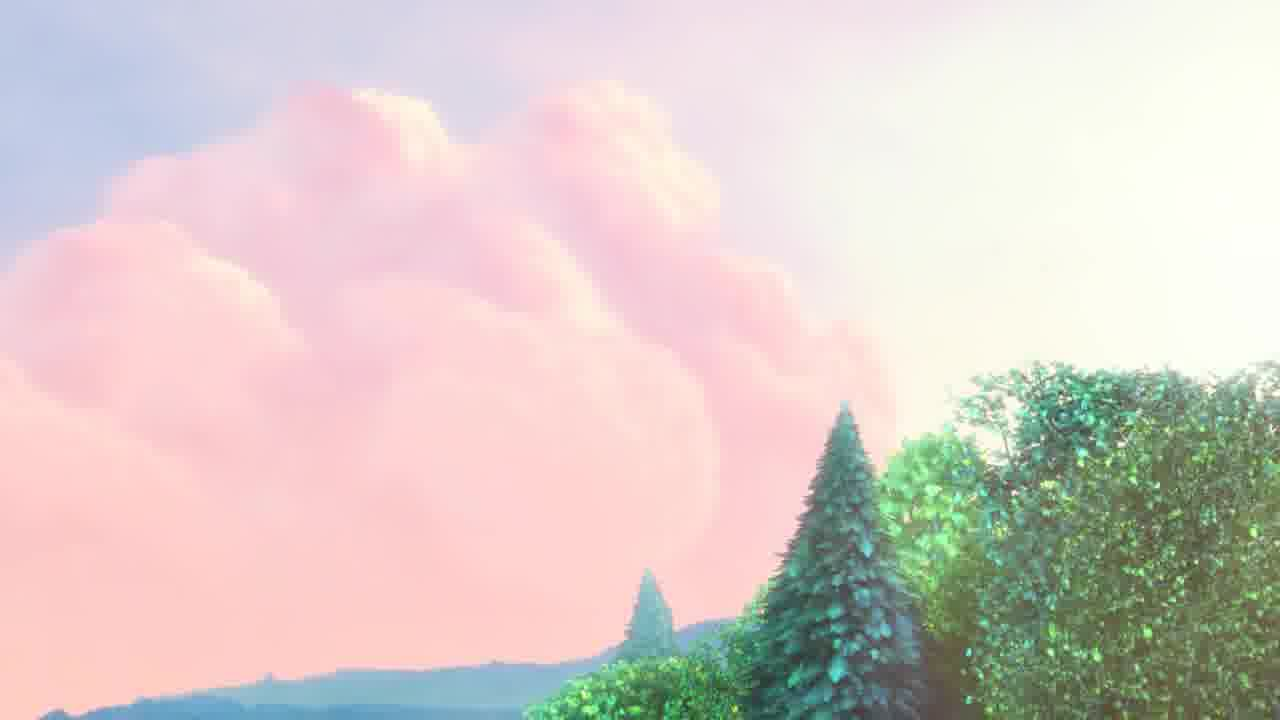
//> input picture Ex2/BBBimg_100.jpg, 1280 x 720 px
$ ./canny ../Ex2/BBBimg_100.jpg   (built with g++ and OpenCV 4)
//> lines starting //> are read from the running program, lines starting //| are printed output that depends on the picture
// Written by Sam Siewert, Modified by Phil Orlando
// for Exercise 2
// compiled with the following command because makefiles are getting very frustrating
// g++ -O0 -g -I/usr/local/include/opencv4 canny.cpp -o canny -L/usr/local/lib `pkg-config --libs opencv4`


#include "opencv2/imgproc/imgproc.hpp"
#include "opencv2/highgui/highgui.hpp"
#include <stdlib.h>
#include <stdio.h>

using namespace cv;

/// Global variables

Mat src, src_gray;
Mat dst, detected_edges;

int edgeThresh = 1;
int lowThreshold;
int const max_lowThreshold = 150;
int ratio = 3;
int kernel_size = 3;
char* window_name = "Edge Map";

/**
 * @function CannyThreshold
 * @brief Trackbar callback - Canny thresholds input with a ratio 1:3
 */
void CannyThreshold(int, void*)
{
  /// Reduce noise with a kernel 3x3
  blur( src_gray, detected_edges, Size(3,3) );

  /// Canny detector
  Canny( detected_edges, detected_edges, lowThreshold, lowThreshold*ratio, kernel_size );

  /// Using Canny's output as a mask, we display our result
  dst = Scalar::all(0);

  src.copyTo( dst, detected_edges);
  imshow( window_name, dst );
 }


/** @function main */
int main( int argc, char** argv )
{
  /// Load an image
  src = imread( argv[1] );
//> src is the input picture: 720 rows x 1280 cols, CV_8UC3; mean B, G, R 199.7, 204.4, 216.6

  if( !src.data )
  { return -1; }

  /// Create a matrix of the same type and size as src (for dst)
  dst.create( src.size(), src.type() );

  /// Convert the image to grayscale
  cvtColor( src, src_gray, COLOR_BGR2GRAY );
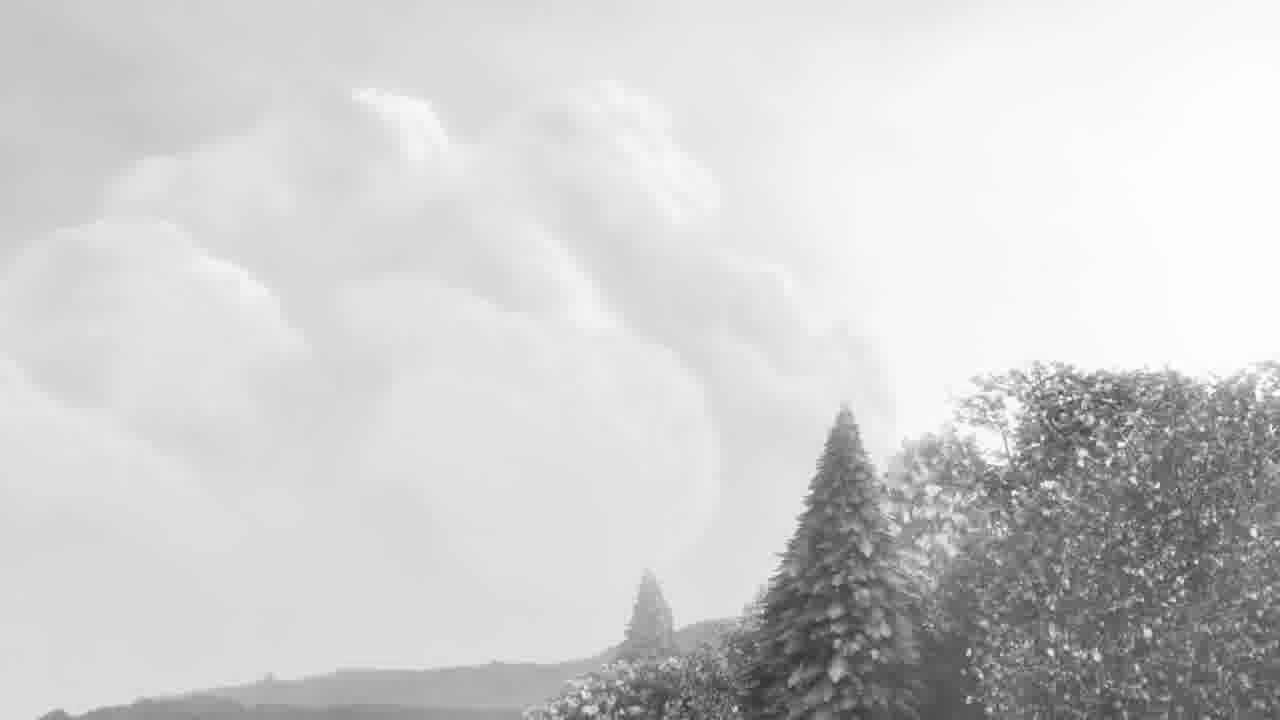
//> src_gray: 720 rows x 1280 cols, CV_8UC1; min 46, max 254, mean 207.5

  /// Create a window
  namedWindow( window_name, WINDOW_AUTOSIZE );

  /// Create a Trackbar for user to enter threshold
  createTrackbar( "Min Threshold:", window_name, &lowThreshold, max_lowThreshold, CannyThreshold );

  /// Show the image
  CannyThreshold(0, 0);
//> in CannyThreshold, `Canny( detected_edges, detected_edges, lowThreshold, lowThreshold*rati..`:
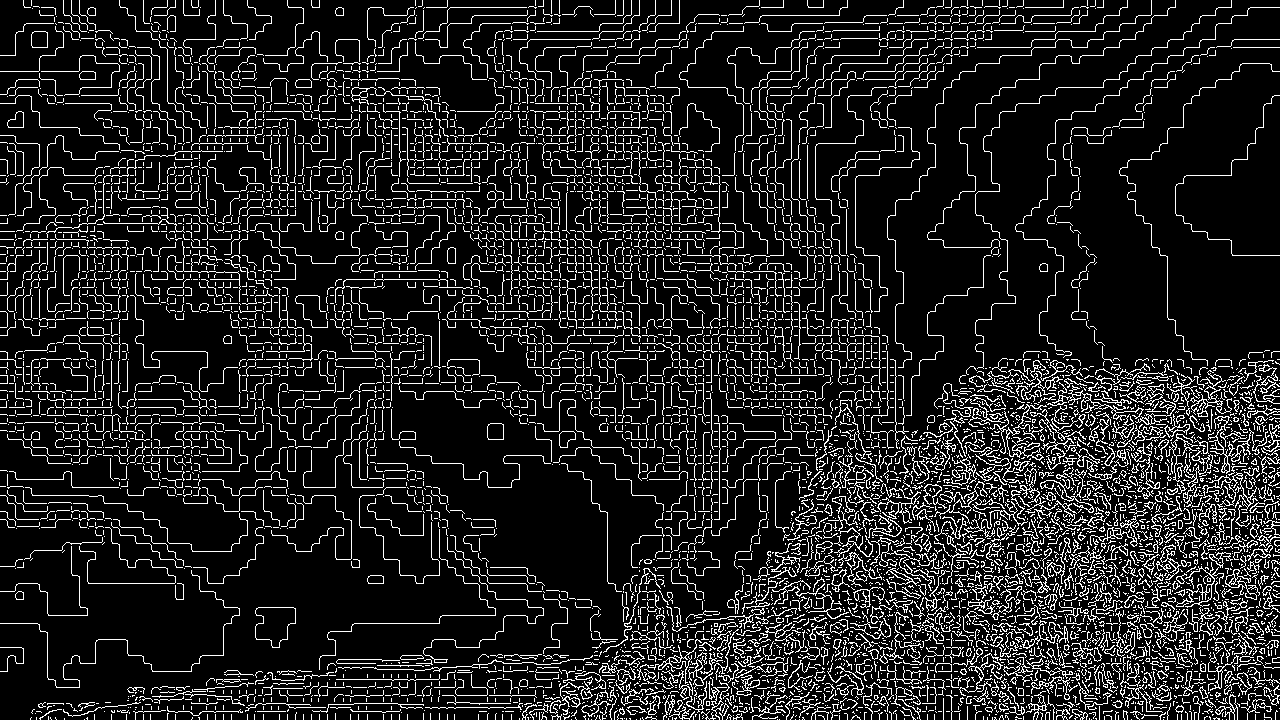
//> detected_edges: 720 rows x 1280 cols, CV_8UC1; 12.7% white in thin lines or dots
//> in CannyThreshold, `src.copyTo( dst, detected_edges);`:
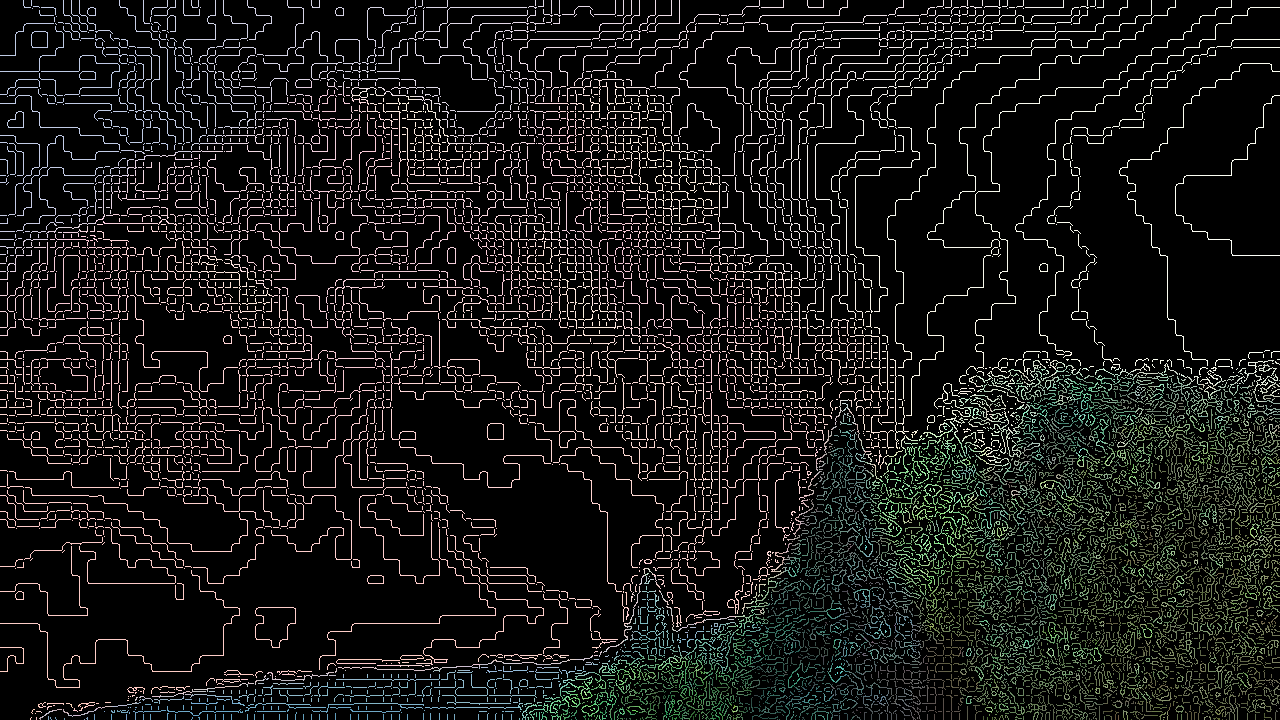
//> dst: 720 rows x 1280 cols, CV_8UC3; mean B, G, R 22.6, 23.9, 24.1

  /// Wait until user exit program by pressing a key
  waitKey(0);

  return 0;
}
